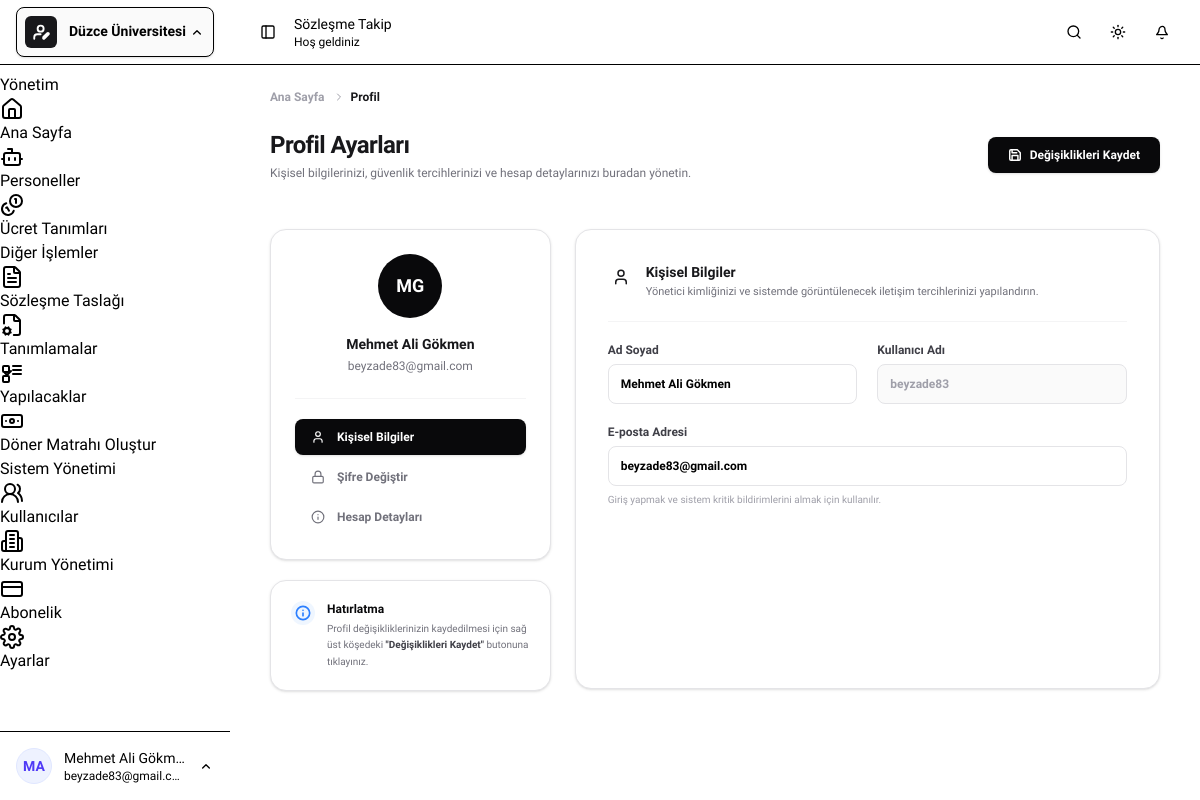
The app's page /profil (signed in) with its own data.
### tables this page shows
CREATE TABLE IF NOT EXISTS `tenants` (
  `id` bigint(20) unsigned NOT NULL AUTO_INCREMENT,
  `name` varchar(255) NOT NULL,
  `slug` varchar(255) NOT NULL,
  `tax_number` varchar(255) DEFAULT NULL,
  `phone` varchar(255) DEFAULT NULL,
  `email` varchar(255) DEFAULT NULL,
  `is_active` tinyint(1) NOT NULL DEFAULT 1,
  `created_at` timestamp NULL DEFAULT NULL,
  `updated_at` timestamp NULL DEFAULT NULL,
  PRIMARY KEY (`id`),
  UNIQUE KEY `tenants_slug_unique` (`slug`)
);

CREATE TABLE IF NOT EXISTS `users` (
  `id` bigint(20) unsigned NOT NULL AUTO_INCREMENT,
  `name` varchar(255) NOT NULL,
  `email` varchar(255) NOT NULL,
  `email_verified_at` timestamp NULL DEFAULT NULL,
  `password` varchar(255) NOT NULL,
  `role` enum('user','admin','superadmin') DEFAULT 'user',
  `tenant_id` bigint(20) unsigned DEFAULT NULL,
  `remember_token` varchar(100) DEFAULT NULL,
  `created_at` timestamp NULL DEFAULT NULL,
  `updated_at` timestamp NULL DEFAULT NULL,
  `is_onboarded` tinyint(1) DEFAULT 0,
  `trial_ends_at` date DEFAULT NULL,
  `created_by` bigint(20) unsigned DEFAULT NULL,
  PRIMARY KEY (`id`),
  UNIQUE KEY `users_email_tenant_unique` (`email`,`tenant_id`)
);

### app/pages/profile.php (the view, shortened to what the rows shown need)
<?php
$pageTitle = "Profil Ayarları";
$pageSubtitle = "Kişisel bilgilerinizi, güvenlik tercihlerinizi ve hesap detaylarınızı buradan yönetin.";
if (!function_exists('getVal')) {
    function getVal($key, $user) {
        return htmlspecialchars($user[$key] ?? '', ENT_QUOTES, 'UTF-8');
    }
}
$nameParts = explode(' ', trim($user['name'] ?? ''));
$initials = '';
if (count($nameParts) >= 2) {
    $initials = mb_substr($nameParts[0], 0, 1, 'UTF-8') . mb_substr(end($nameParts), 0, 1, 'UTF-8');
} else if (count($nameParts) === 1 && !empty($nameParts[0])) {
    $initials = mb_substr($nameParts[0], 0, 2, 'UTF-8');
} else {
    $initials = 'U';
}
$initials = mb_strtoupper($initials, 'UTF-8');
?>
<div class="flex flex-col gap-6 max-w-6xl mx-auto px-2 md:px-4">
  <nav class="flex text-xs text-zinc-400 dark:text-zinc-500 font-semibold select-none" aria-label="Breadcrumb">
    <ol class="inline-flex items-center space-x-1.5 md:space-x-2">
      <li>
        <a href="<?php echo routeUrl('/'); ?>" class="hover:text-zinc-900 dark:hover:text-zinc-100 transition-colors">Ana Sayfa</a>
      </li>
      <li class="flex items-center gap-1.5">
        <svg xmlns="http://www.w3.org/2000/svg" width="12" height="12" viewBox="0 0 24 24" fill="none" stroke="currentColor" stroke-width="2" stroke-linecap="round" stroke-linejoin="round" class="text-zinc-400"><path d="m9 18 6-6-6-6"/></svg>
        <span class="text-zinc-900 dark:text-zinc-100 font-bold">Profil</span>
      </li>
    </ol>
  </nav>
  <div class="flex flex-col md:flex-row md:items-center justify-between gap-4 pb-4">
    <div class="space-y-1">
      <h1 class="text-2xl font-bold tracking-tight text-zinc-900 dark:text-zinc-50"><?php echo $pageTitle; ?></h1>
      <p class="text-xs text-zinc-500 dark:text-zinc-400 font-normal"><?php echo $pageSubtitle; ?></p>
    </div>
    <div class="shrink-0 flex">
      <button type="button" onclick="submitActiveForm()" id="btn-global-save" class="inline-flex items-center justify-center gap-2 px-5 py-2.5 bg-zinc-950 hover:bg-zinc-900 text-white rounded-lg text-xs font-bold transition-all shadow-sm active:scale-[0.98] cursor-pointer select-none">
        Değişiklikleri Kaydet
      </button>
    </div>
  </div>
  <div class="grid grid-cols-1 lg:grid-cols-12 gap-6 items-start mt-2">
    <div class="lg:col-span-4 flex flex-col gap-5">
      <div class="bg-white dark:bg-zinc-900 border border-zinc-200 dark:border-zinc-800 rounded-2xl p-6 shadow-sm flex flex-col items-center">
        <div class="flex items-center justify-center w-16 h-16 rounded-full bg-zinc-950 dark:bg-zinc-100 text-white dark:text-zinc-900 font-black text-lg select-none">
          <?php echo $initials; ?>
        </div>
        <h3 class="text-sm font-bold text-zinc-900 dark:text-zinc-50 mt-4 text-center">
          <?php echo getVal('name', $user); ?>
        </h3>
        <p class="text-xs text-zinc-500 dark:text-zinc-400 mt-1 text-center font-medium">
          <?php echo getVal('email', $user); ?>
        </p>
        <div class="w-full border-t border-zinc-100 dark:border-zinc-800/80 mt-6 pt-5 flex flex-col gap-1">
          <button onclick="switchProfileTab('personal')" class="tab-btn w-full flex items-center gap-3 px-4 py-2.5 rounded-lg text-xs font-semibold transition-all duration-200 cursor-pointer" id="tab-btn-personal" data-tab="personal">
            <svg xmlns="http://www.w3.org/2000/svg" width="14" height="14" viewBox="0 0 24 24" fill="none" stroke="currentColor" stroke-width="2" stroke-linecap="round" stroke-linejoin="round" class="shrink-0"><path d="M19 21v-2a4 4 0 0 0-4-4H9a4 4 0 0 0-4 4v2"/><circle cx="12" cy="7" r="4"/></svg>
            Kişisel Bilgiler
          </button>
          <button onclick="switchProfileTab('security')" class="tab-btn w-full flex items-center gap-3 px-4 py-2.5 rounded-lg text-xs font-semibold transition-all duration-200 cursor-pointer" id="tab-btn-security" data-tab="security">
            <svg xmlns="http://www.w3.org/2000/svg" width="14" height="14" viewBox="0 0 24 24" fill="none" stroke="currentColor" stroke-width="2" stroke-linecap="round" stroke-linejoin="round" class="shrink-0"><rect width="18" height="11" x="3" y="11" rx="2" ry="2"/><path d="M7 11V7a5 5 0 0 1 10 0v4"/></svg>
            Şifre Değiştir
          </button>
          <?php if ($user['role'] === 'admin' || $user['role'] === 'superadmin'): ?>
          <button onclick="switchProfileTab('subscription')" class="tab-btn w-full flex items-center gap-3 px-4 py-2.5 rounded-lg text-xs font-semibold transition-all duration-200 cursor-pointer" id="tab-btn-subscription" data-tab="subscription">
            <svg xmlns="http://www.w3.org/2000/svg" width="14" height="14" viewBox="0 0 24 24" fill="none" stroke="currentColor" stroke-width="2" stroke-linecap="round" stroke-linejoin="round" class="shrink-0"><circle cx="12" cy="12" r="10"/><path d="M12 16v-4"/><path d="M12 8h.01"/></svg>
            Hesap Detayları
          </button>
          <?php endif; ?>
        </div>
      </div>
      <div class="bg-white dark:bg-zinc-900 border border-zinc-200 dark:border-zinc-800 rounded-2xl p-5 shadow-sm flex items-start gap-3 select-none">
        <div class="p-1 bg-blue-50 dark:bg-blue-950/40 rounded-full text-blue-500 shrink-0">
          <svg xmlns="http://www.w3.org/2000/svg" width="16" height="16" viewBox="0 0 24 24" fill="none" stroke="currentColor" stroke-width="2.5" stroke-linecap="round" stroke-linejoin="round"><circle cx="12" cy="12" r="10"/><path d="M12 16v-4"/><path d="M12 8h.01"/></svg>
        </div>
        <div class="space-y-1">
          <h4 class="text-xs font-bold text-zinc-950 dark:text-zinc-50">Hatırlatma</h4>
          <p class="text-[10px] text-zinc-500 dark:text-zinc-400 font-medium leading-relaxed">
            Profil değişikliklerinizin kaydedilmesi için sağ üst köşedeki <strong class="font-bold text-zinc-700 dark:text-zinc-300">"Değişiklikleri Kaydet"</strong> butonuna tıklayınız.
          </p>
        </div>
      </div>
    </div>
    <div class="lg:col-span-8">
      <div class="bg-white dark:bg-zinc-900 border border-zinc-200 dark:border-zinc-800 rounded-2xl p-6 md:p-8 shadow-sm min-h-[460px]">
        <div id="profile-tab-personal" class="profile-tab-content">
          <div class="flex items-start gap-3">
            <div class="p-1 text-zinc-900 dark:text-zinc-100 shrink-0 mt-0.5">
              <svg xmlns="http://www.w3.org/2000/svg" width="18" height="18" viewBox="0 0 24 24" fill="none" stroke="currentColor" stroke-width="2" stroke-linecap="round" stroke-linejoin="round"><path d="M19 21v-2a4 4 0 0 0-4-4H9a4 4 0 0 0-4 4v2"/><circle cx="12" cy="7" r="4"/></svg>
            </div>
            <div>
              <h3 class="text-sm font-bold text-zinc-900 dark:text-zinc-50">Kişisel Bilgiler</h3>
              <p class="text-[11px] text-zinc-500 dark:text-zinc-400 mt-0.5 font-normal">Yönetici kimliğinizi ve sistemde görüntülenecek iletişim tercihlerinizi yapılandırın.</p>
            </div>
          </div>
          <hr class="border-zinc-100 dark:border-zinc-800/80 my-5">
          <form id="form-profile" class="space-y-5">
            <div class="grid grid-cols-1 md:grid-cols-2 gap-5">
              <div class="flex flex-col gap-1.5">
                <label for="name" class="text-xs font-semibold text-zinc-700 dark:text-zinc-300">Ad Soyad</label>
                <input type="text" id="name" name="name" value="<?php echo getVal('name', $user); ?>" placeholder="Ad Soyad" required class="w-full h-10 px-3 rounded-lg border border-zinc-200 dark:border-zinc-850 bg-white dark:bg-zinc-950 focus:border-zinc-950 focus:ring-2 focus:ring-zinc-950/5 transition-all text-xs font-semibold outline-none">
              </div>
              <div class="flex flex-col gap-1.5">
                <label for="username_display" class="text-xs font-semibold text-zinc-700 dark:text-zinc-300">Kullanıcı Adı</label>
                <input type="text" id="username_display" value="<?php echo explode('@', getVal('email', $user))[0]; ?>" readonly class="w-full h-10 px-3 rounded-lg border border-zinc-200 dark:border-zinc-850 bg-zinc-50 dark:bg-zinc-900 cursor-not-allowed text-zinc-400 text-xs font-semibold outline-none select-none" tabindex="-1">
              </div>
            </div>
            <div class="flex flex-col gap-1.5">
              <label for="email" class="text-xs font-semibold text-zinc-700 dark:text-zinc-300">E-posta Adresi</label>
              <input type="email" id="email" name="email" value="<?php echo getVal('email', $user); ?>" placeholder="E-posta" required class="w-full h-10 px-3 rounded-lg border border-zinc-200 dark:border-zinc-850 bg-white dark:bg-zinc-950 focus:border-zinc-950 focus:ring-2 focus:ring-zinc-955/5 transition-all text-xs font-semibold outline-none">
              <span class="text-[10px] text-zinc-400 dark:text-zinc-500 font-medium">Giriş yapmak ve sistem kritik bildirimlerini almak için kullanılır.</span>
            </div>
          </form>
        </div>
      </div>
    </div>
  </div>
</div>

### layouts/sidebar.php (shortened to what the rows shown need)
<aside class="sidebar" data-side="left" aria-hidden="false">
  <nav class="flex min-h-0 flex-1 flex-col" aria-label="Sidebar navigation">
    <?php
    $userModel = new User();
    $tenants = $userModel->getTenants($_SESSION['user_id']);
    $currentTenantId = $_SESSION['tenant_id'];
    $currentTenant = null;
    foreach ($tenants as $t) {
      if ($t['id'] == $currentTenantId) {
        $currentTenant = $t;
        break;
      }
    }
    ?>
    <div class="px-4 border-b border-border mb-2 relative z-[60] bg-background w-full max-w-[230px] min-w-0">
      <details class="w-full relative group min-w-0" id="tenant-switcher" data-tenant-menu>
        <summary
          class="no-marker flex items-center justify-between w-full cursor-pointer p-2 rounded-lg bg-zinc-50 dark:bg-zinc-800/50 hover:bg-zinc-100 dark:hover:bg-zinc-800 transition-colors border border-border shadow-sm min-w-0">
          <div class="flex items-center gap-3 overflow-hidden min-w-0 flex-1">
            <div class="flex flex-col text-left overflow-hidden min-w-0">
              <span
                class="text-sm font-bold truncate leading-tight"><?php echo htmlspecialchars($currentTenant['name'] ?? 'Kurum Seçin', ENT_QUOTES, 'UTF-8'); ?></span>
            </div>
          </div>
        </summary>
      </details>
    </div>
  </nav>
</aside>

### records on screen
tenants: name "Düzce Üniversitesi"
users: name "MG", name "Mehmet Ali Gökmen", email "beyzade83@gmail.com", email "beyzade83"

### other values on screen
$userInitials "MA"
$currentUserName "Mehmet Ali Gökm…"
$currentUserEmail "beyzade83@gmail.c…"
$pageTitle "Sözleşme Takip"
$pageSubtitle "Hoş geldiniz"
$pageTitle "Profil Ayarları"
$pageSubtitle "Kişisel bilgilerinizi, güvenlik tercihlerinizi ve hesap detaylarınızı buradan yönetin."
